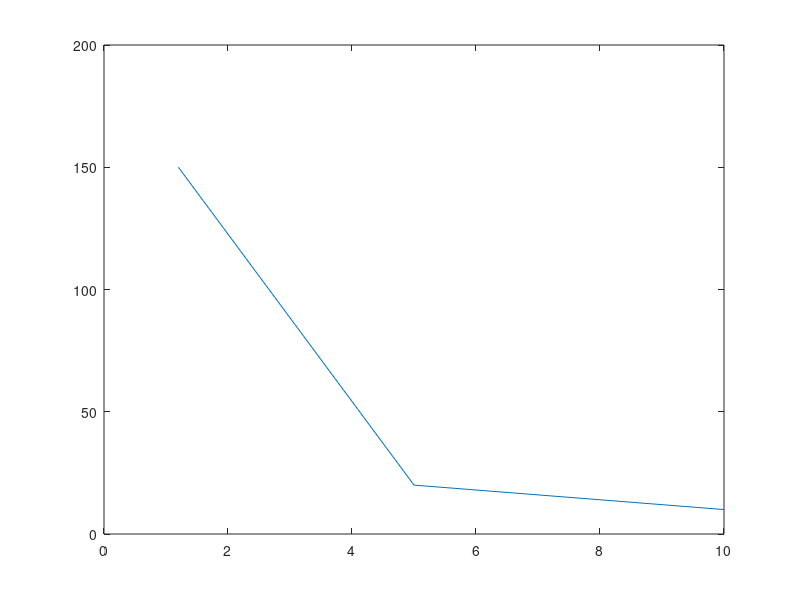

Write MATLAB code to recreate this figure. (Note: this script raises an error after producing the figure.)

x=[1.2 5 10];
y=[150 20 10];
figure;
plot(x,y)
hold on
f=fit(x',y','exp1');
plot(f)

xx=1.2:0.01:5.4;
fun=f.a*exp(f.b.*xx);
num=sum(fun)*0.01
meanF=mean(fun)
plot(xx,fun)

FUN=@(x) f.a*exp(f.b*x);
Q = integral(FUN,1.2,5.4)
